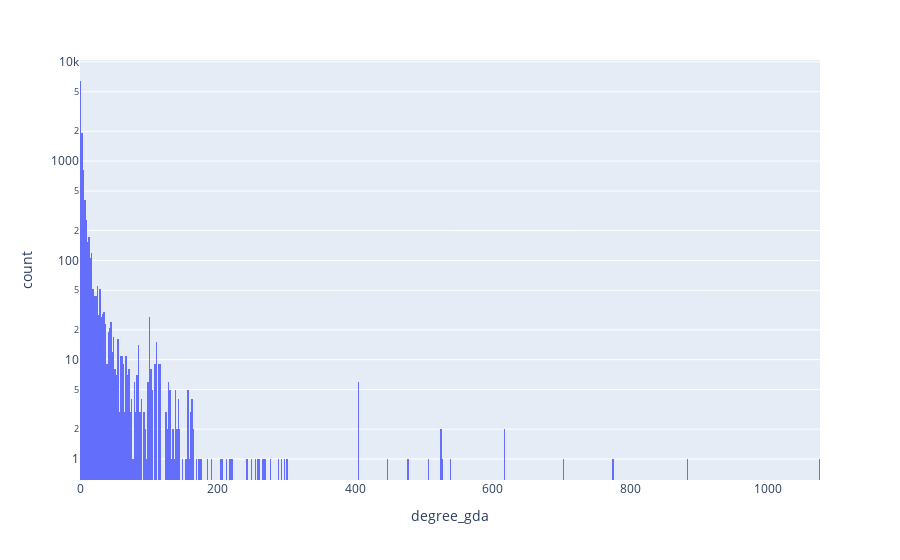

The code cell stored with this chart in its notebook:
### Code cell
fig = px.histogram(total_disease_evals[total_disease_evals.degree_gda!=0].astype({"degree_gda":int}),"degree_gda",log_y=True)
fig.show()

### Figure 1 — Plotly figure (JSON) as saved in the notebook; plotly's stock layout.template omitted (floating-point values rounded to 4 significant figures; data arrays with more than 128 entries replaced by an {"elided": "..."} marker saying what was removed)
{"data": [{"alignmentgroup": "True", "bingroup": "x", "hovertemplate": "degree_gda=%{x}<br>count=%{y}<extra></extra>", "legendgroup": "", "marker": {"color": "#636efa", "pattern": {"shape": ""}}, "name": "", "offsetgroup": "", "orientation": "v", "showlegend": false, "type": "histogram", "x": {"elided": "11166 int values"}, "xaxis": "x", "yaxis": "y"}], "layout": {"barmode": "relative", "legend": {"tracegroupgap": 0}, "margin": {"t": 60}, "xaxis": {"anchor": "y", "domain": [0, 1], "title": {"text": "degree_gda"}}, "yaxis": {"anchor": "x", "domain": [0, 1], "title": {"text": "count"}, "type": "log"}}}
